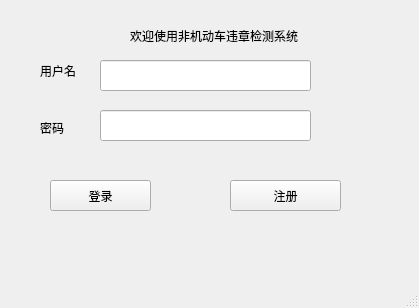
<?xml version="1.0" encoding="UTF-8"?>
<ui version="4.0">
 <class>MainWindow</class>
 <widget class="QMainWindow" name="MainWindow">
  <property name="geometry">
   <rect>
    <x>0</x>
    <y>0</y>
    <width>419</width>
    <height>308</height>
   </rect>
  </property>
  <property name="windowTitle">
   <string>camera_login</string>
  </property>
  <widget class="QWidget" name="centralwidget">
   <widget class="QPushButton" name="pushButton">
    <property name="geometry">
     <rect>
      <x>50</x>
      <y>180</y>
      <width>101</width>
      <height>31</height>
     </rect>
    </property>
    <property name="text">
     <string>登录</string>
    </property>
   </widget>
   <widget class="QPushButton" name="pushButton_2">
    <property name="geometry">
     <rect>
      <x>230</x>
      <y>180</y>
      <width>111</width>
      <height>31</height>
     </rect>
    </property>
    <property name="text">
     <string>注册</string>
    </property>
   </widget>
   <widget class="QLineEdit" name="lineEdit">
    <property name="geometry">
     <rect>
      <x>100</x>
      <y>60</y>
      <width>211</width>
      <height>31</height>
     </rect>
    </property>
   </widget>
   <widget class="QLineEdit" name="lineEdit_2">
    <property name="geometry">
     <rect>
      <x>100</x>
      <y>110</y>
      <width>211</width>
      <height>31</height>
     </rect>
    </property>
   </widget>
   <widget class="QLabel" name="label">
    <property name="geometry">
     <rect>
      <x>40</x>
      <y>60</y>
      <width>41</width>
      <height>21</height>
     </rect>
    </property>
    <property name="text">
     <string>用户名</string>
    </property>
   </widget>
   <widget class="QLabel" name="label_2">
    <property name="geometry">
     <rect>
      <x>40</x>
      <y>120</y>
      <width>41</width>
      <height>16</height>
     </rect>
    </property>
    <property name="text">
     <string>密码</string>
    </property>
   </widget>
   <widget class="QLabel" name="label_3">
    <property name="geometry">
     <rect>
      <x>130</x>
      <y>20</y>
      <width>251</width>
      <height>31</height>
     </rect>
    </property>
    <property name="text">
     <string>欢迎使用非机动车违章检测系统</string>
    </property>
   </widget>
  </widget>
  <widget class="QStatusBar" name="statusbar"/>
 </widget>
 <resources/>
 <connections/>
</ui>
